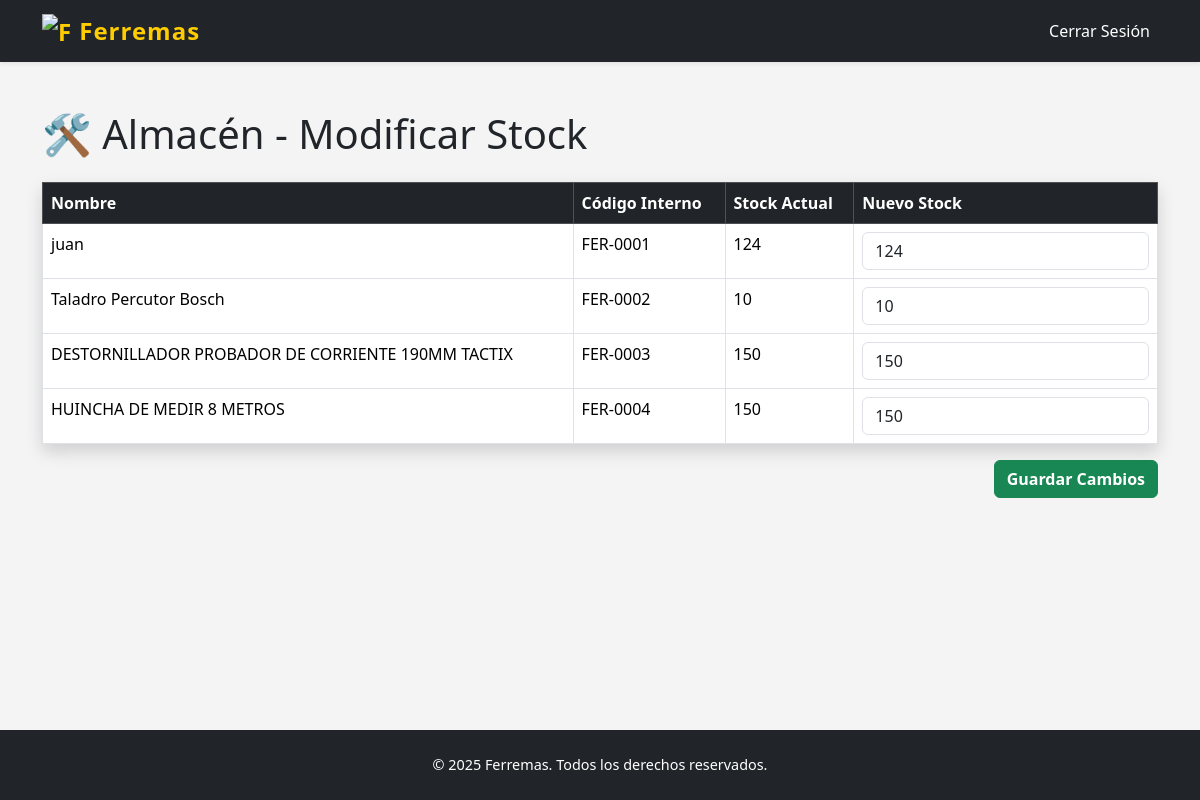
The app's page /api/almacen/ with its own data.
### ferremas/models.py (models this page shows, shortened)
class Herramienta(models.Model):
    CATEGORIAS = [
        ('electricas', 'Eléctricas'),
        ('manuales', 'Manuales'),
        ('medicion', 'Medición'),
        ('otros', 'Otros'),
    ]
    codigo_interno = models.CharField(max_length=50)
    codigo_fabricante = models.CharField(max_length=50, null=True, blank=True)
    marca = models.CharField(max_length=50, null=True, blank=True)
    nombre = models.CharField(max_length=100)
    descripcion = models.TextField()
    precio = models.DecimalField(max_digits=10, decimal_places=2)
    stock = models.IntegerField()
    imagen = models.ImageField(upload_to='herramientas/', null=True, blank=True)
    categoria = models.CharField(max_length=20, choices=CATEGORIAS, default='otros')

### ferremas/views.py (the view, shortened to what this page needs)
# urls.py: path('almacen/', views.almacen, name='almacen'),
def almacen(request):
    herramientas = Herramienta.objects.all()
    return render(request, 'ferremas/almacen.html', {'herramientas': herramientas})

### ferremas/templates/ferremas/almacen.html (shortened to what this page needs)
{% load static %}
<!DOCTYPE html>
<html lang="es">
<head>
    <link href="https://cdn.jsdelivr.net/npm/bootstrap@5.3.3/dist/css/bootstrap.min.css" rel="stylesheet">
    <link href="{% static 'css/inicio.css' %}" rel="stylesheet">
</head>
<body class="d-flex flex-column min-vh-100">
    <nav class="navbar navbar-expand-lg navbar-dark bg-dark shadow-sm">
        <div class="container">
            <a class="navbar-brand fw-bold text-warning" href="{% url 'inicio' %}">
                <img src="{% static 'ferremas/logo.png' %}" alt="Ferremas" width="30" height="30"
                    class="d-inline-block align-text-top">
                Ferremas
            </a>
            <div class="collapse navbar-collapse" id="navbarNav">
                <ul class="navbar-nav">
                    <li class="nav-item">
                        <a class="nav-link" href="{% url 'logout' %}">Cerrar Sesión</a>
                    </li>
                </ul>
            </div>
        </div>
    </nav>
<main class="flex-grow-1">
    <div class="container py-5">
        <h1 class="mb-4">🛠️ Almacén - Modificar Stock</h1>
        {% if herramientas %}
        <form method="post">
            <table class="table table-bordered table-hover bg-white shadow">
                <thead class="table-dark">
                    <tr>
                        <th>Nombre</th>
                        <th>Código Interno</th>
                        <th>Stock Actual</th>
                        <th>Nuevo Stock</th>
                    </tr>
                </thead>
                <tbody>
                    {% for herramienta in herramientas %}
                    <tr>
                        <td>{{ herramienta.nombre }}</td>
                        <td>{{ herramienta.codigo_interno }}</td>
                        <td>{{ herramienta.stock }}</td>
                        <td>
                            <input type="number" name="stock_{{ herramienta.id }}" value="{{ herramienta.stock }}"
                                min="0" class="form-control">
                        </td>
                    </tr>
                    {% endfor %}
                </tbody>
            </table>
            <div class="text-end">
                <button type="submit" class="btn btn-success fw-bold">Guardar Cambios</button>
            </div>
        </form>
        {% else %}
        <div class="alert alert-info">No hay herramientas registradas.</div>
        {% endif %}
    </div>
</main>
    <footer class="bg-dark text-white text-center py-4 mt-5">
        <div class="container">
            <p class="mb-0">&copy; 2025 Ferremas. Todos los derechos reservados.</p>
        </div>
    </footer>
</body>
</html>

### ferremas/static/css/inicio.css (style rules this page uses)
body { background-color: #f4f4f4; font-family: 'Segoe UI', sans-serif; }
.navbar { box-shadow: 0 4px 6px rgba(0, 0, 0, 0.3); background-color: #343a40; }
.navbar-brand { font-weight: bold; font-size: 1.5rem; letter-spacing: 1px; color: #ffcc00 !important; }
.navbar-nav .nav-link { color: #ffffff !important; margin-left: 10px; }
footer { background-color: #212529; color: #adb5bd; font-size: 0.9rem; }

### records on screen
Herramienta: nombre "juan", codigo_interno "FER-0001", stock "124"
Herramienta: nombre "Taladro Percutor Bosch", codigo_interno "FER-0002", stock "10"
Herramienta: nombre "DESTORNILLADOR PROBADOR DE CORRIENTE 190MM TACTIX", codigo_interno "FER-0003", stock "150"
Herramienta: nombre "HUINCHA DE MEDIR 8 METROS", codigo_interno "FER-0004", stock "150"
